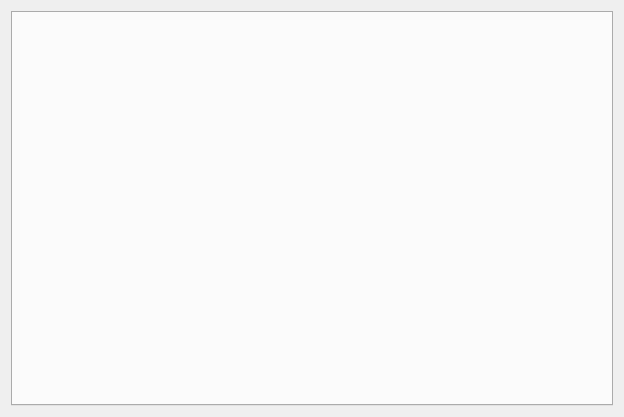
<?xml version="1.0" encoding="UTF-8"?>
<ui version="4.0">
 <class>MainWindow</class>
 <widget class="QMainWindow" name="MainWindow">
  <property name="geometry">
   <rect>
    <x>0</x>
    <y>0</y>
    <width>624</width>
    <height>417</height>
   </rect>
  </property>
  <property name="windowTitle">
   <string>Chrome tabs example</string>
  </property>
  <widget class="QWidget" name="centralWidget">
   <layout class="QVBoxLayout" name="verticalLayout">
    <item>
     <widget class="QTabWidget" name="tabWidget">
      <property name="enabled">
       <bool>true</bool>
      </property>
      <property name="focusPolicy">
       <enum>Qt::ClickFocus</enum>
      </property>
      <property name="currentIndex">
       <number>-1</number>
      </property>
      <property name="usesScrollButtons">
       <bool>false</bool>
      </property>
      <property name="tabsClosable">
       <bool>false</bool>
      </property>
      <property name="movable">
       <bool>false</bool>
      </property>
     </widget>
    </item>
   </layout>
  </widget>
 </widget>
 <layoutdefault spacing="6" margin="11"/>
 <resources/>
 <connections/>
</ui>
